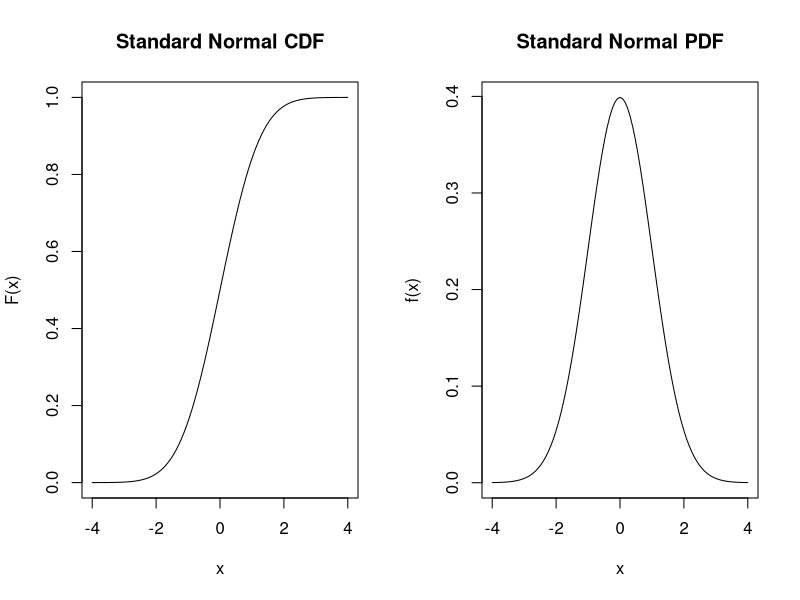
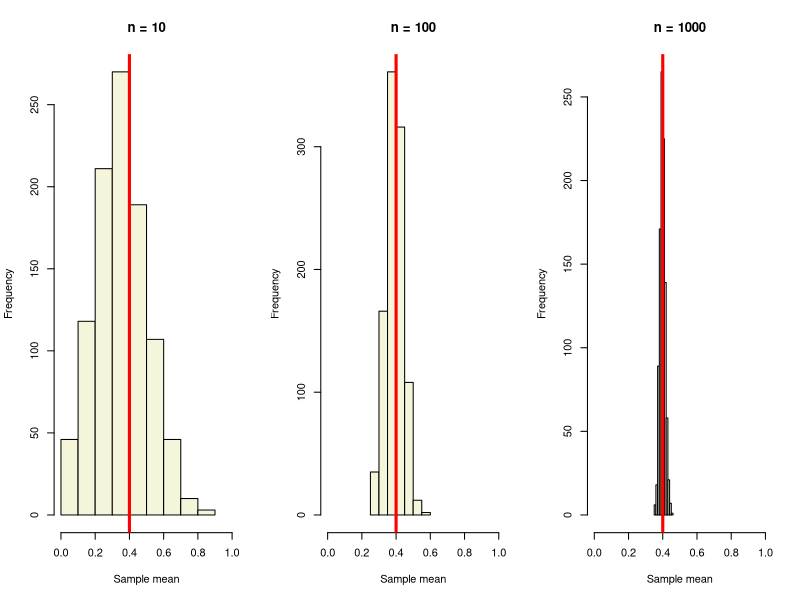
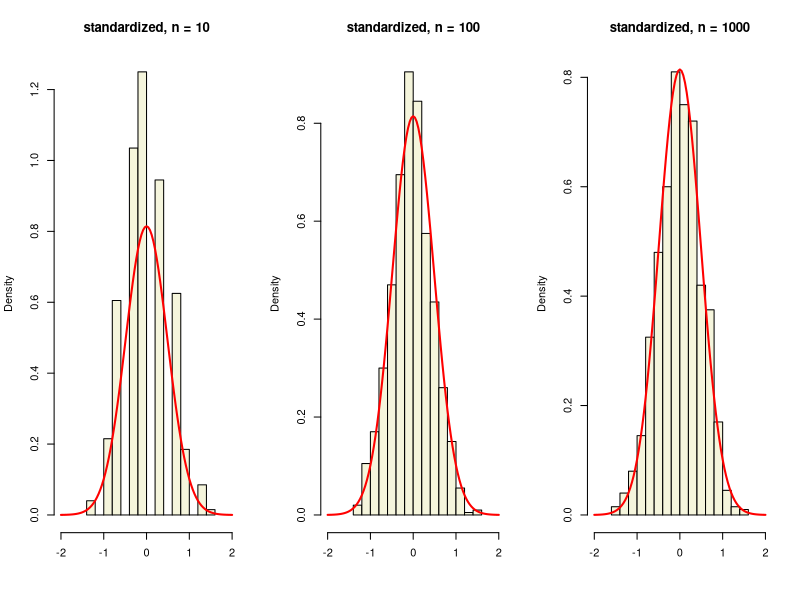

Reproduce these figures in R, in order.
## ---- chunk 1
knitr::opts_chunk$set(echo = TRUE, message = FALSE, warning = FALSE)
set.seed(93)
## ---- chunk 2
par(mfrow = c(1, 2))
curve(pnorm(x), from = -4, to = 4, main = "Standard Normal CDF", ylab = "F(x)")
curve(dnorm(x), from = -4, to = 4, main = "Standard Normal PDF", ylab = "f(x)")
## ---- chunk 3
posterior <- function(prevalence, fpr = 0.05, fnr = 0.00) {
  p_pos <- (1 - fnr) * prevalence + fpr * (1 - prevalence)
  (1 - fnr) * prevalence / p_pos
}
posterior(0.01)     # 1% prevalence
posterior(0.0005)   # 0.05% prevalence: "think horses, not zebras"
## ---- chunk 4
n <- 25; sigma2 <- 4
means <- replicate(2000, mean(rnorm(n, mean = 0, sd = sqrt(sigma2))))
c(simulated = var(means), predicted = sigma2 / n)
## ---- chunk 5
lln_plot <- function(n, p = 0.4) {
  means <- rbinom(1000, n, p) / n
  hist(means, xlim = c(0, 1), col = "beige", main = paste0("n = ", n),
       xlab = "Sample mean")
  abline(v = p, lwd = 3, col = "red")
}
par(mfrow = c(1, 3))
for (n in c(10, 100, 1000)) lln_plot(n)
## ---- chunk 6
clt_plot <- function(n, p = 0.4) {
  z <- (rbinom(1000, n, p) / n - p) * sqrt(n)
  hist(z, xlim = c(-2, 2), col = "beige", freq = FALSE,
       main = paste0("standardized, n = ", n), xlab = "")
  curve(dnorm(x, sd = sqrt(p * (1 - p))), add = TRUE, lwd = 2, col = "red")
}
par(mfrow = c(1, 3))
for (n in c(10, 100, 1000)) clt_plot(n)
## ---- chunk 7
library(MASS)
# your code here
## ---- chunk 8
# your code here
